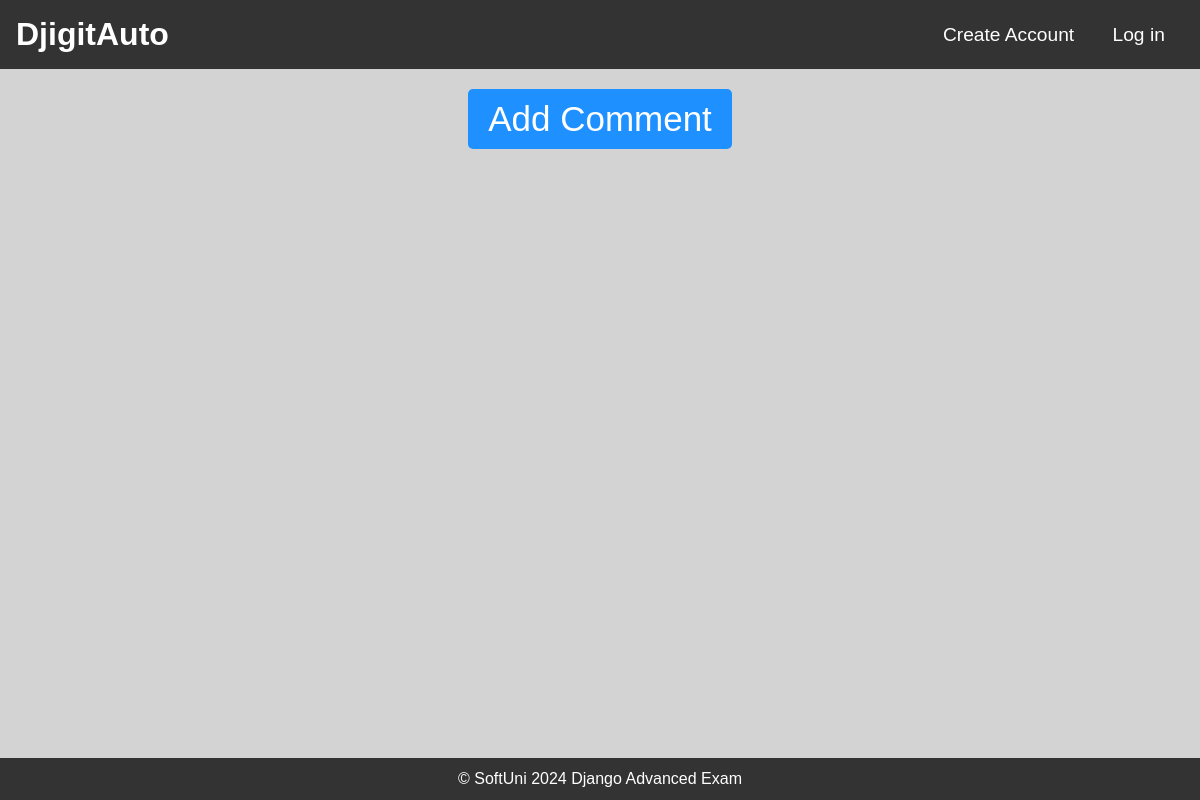
Page /offers/15/comments/ on the earlier database version.
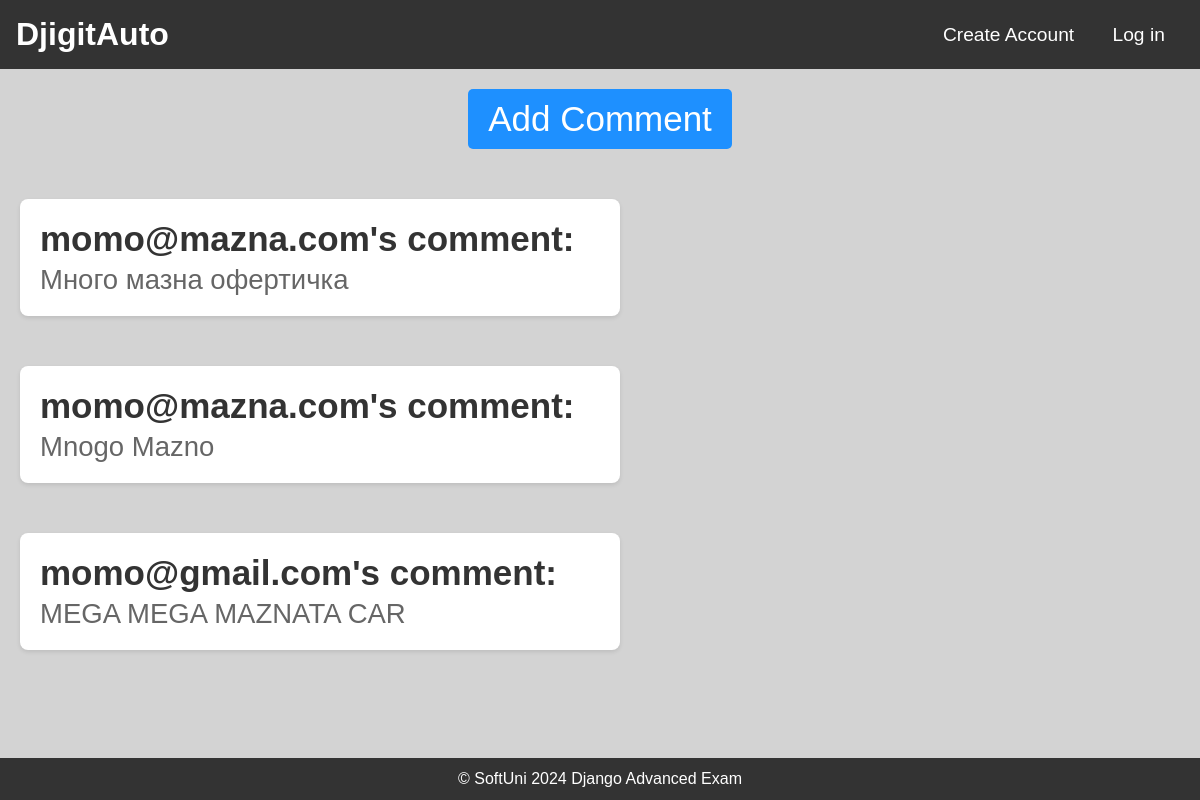
Same page on the later database version.
### DjigitAuto/web/models.py (models this page shows)
class OfferComment(models.Model):
    MAX_TEXT_LENGTH = 300
    text = models.TextField(
        max_length=MAX_TEXT_LENGTH,
        null=False,
        blank=False
    )
    created_at = models.DateTimeField(
        auto_now_add=True,
    )
    modified_at = models.DateTimeField(
        auto_now=True,
    )
    car_offer = models.ForeignKey(
        CarOffer,
        on_delete=models.RESTRICT,
    )
    user = models.ForeignKey(
        UserModel,
        on_delete=models.RESTRICT
    )

### DjigitAuto/accounts/models.py (models this page shows)
class DjigitAutoUser(auth_models.AbstractBaseUser, auth_models.PermissionsMixin):
    email = models.EmailField(
        'email address',
        unique=True,
        error_messages={
            'unique': 'A user with that email already exists.'
        },
    )
    username = models.CharField(
        unique=True,
        null=True,
        blank=True,
        max_length=30,
    )
    date_joined = models.DateTimeField(
        default=timezone.now,
    )
    is_staff = models.BooleanField(
        default=False,
    )
    is_superuser = models.BooleanField(
        default=False,
    )
    is_active = models.BooleanField(
        default=True,
    )
    USERNAME_FIELD = 'email'
    object = DjigitAutoUserManager()

### DjigitAuto/offers/views.py (the view)
# urls.py: path('<int:pk>/comments/', include([
def comments(request, pk):
    offer = CarOffer.objects.get(pk=pk)
    offer_comments = OfferComment.objects.filter(car_offer_id=pk)
    context = {
        "comments": offer_comments,
        "offer": offer,
    }
    return render(request, 'offer/comments.html', context=context)

### templates/offer/comments.html (shortened to what this page needs)
{% extends "common/base.html" %}
{% load static %}
{% block main_content %}
    <!DOCTYPE html>
    <html lang="en">
    <head>
        <link rel="stylesheet" href="{% static 'css/offers/comments.css' %}"/>
    </head>
    <body>
        <div class="create-comment">
            <a href="{% url 'create comment' pk=offer.pk %}" class="add-comment-button">Add Comment</a>
        </div>
    {% for comment in comments %}
        <div class="comment-container">
            <p class="comment-user">{{ comment.user.email }}'s comment:</p>
            <p class="comment-text">{{ comment.text }}</p>
        </div>
    {% endfor %}
    </body>
    </html>
{% endblock %}

Differences in the rows shown:
added OfferComment: user.email "momo@mazna.com", text "Много мазна офертичка"
added OfferComment: user.email "momo@mazna.com", text "Mnogo Mazno"
added OfferComment: user.email "momo@gmail.com", text "MEGA MEGA MAZNATA CAR"
